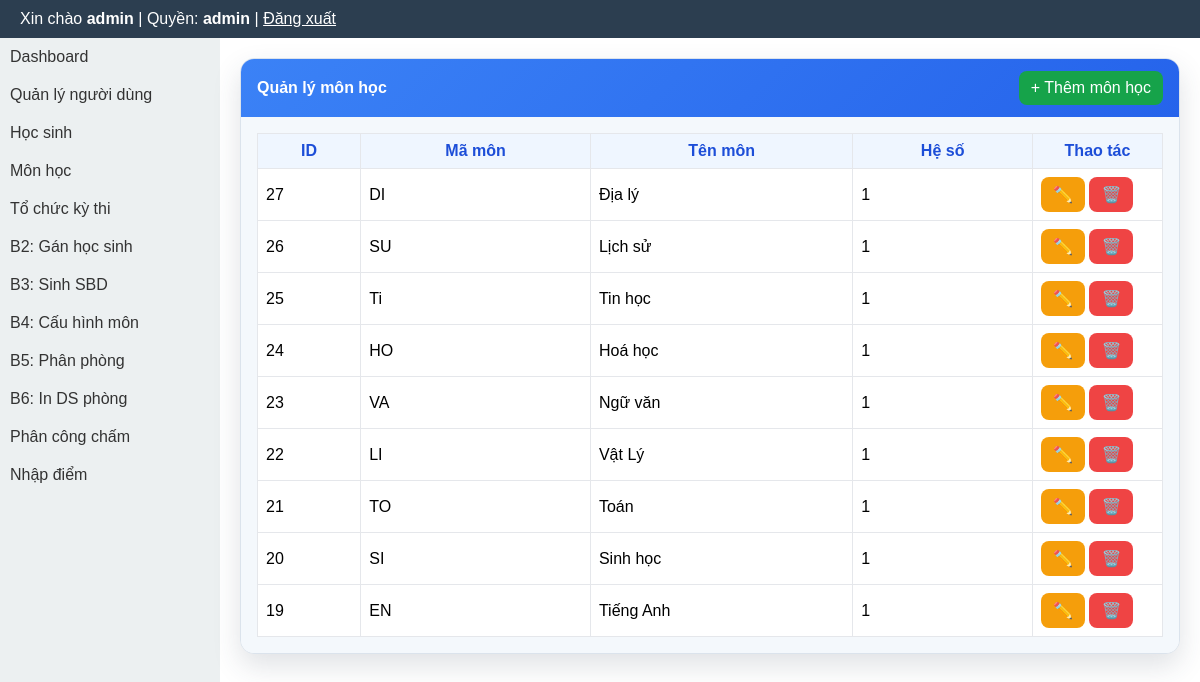
Page /modules/subjects/index.php (signed in) on the committed database.
### tables this page shows
CREATE TABLE subjects (
  id INTEGER PRIMARY KEY AUTOINCREMENT,
  ma_mon TEXT UNIQUE,
  ten_mon TEXT,
  he_so REAL
);

### layout/header.php (called while the page is built, shortened)
<?php
require_once BASE_PATH . '/templates/header.php';

### core/auth.php (called while the page is built, shortened)
<?php
function normalize_role(?string $role): string {
    $normalized = strtolower(trim((string) $role));
    return match ($normalized) {
        'score_entry', 'score-input', 'score_input', 'nhapdiem', 'nhap_diem' => 'scorer',
        'exam_manager', 'quanlythi', 'exam-manager' => 'organizer',
        default => $normalized,
    };
}
function current_user_role(): string {
    $sessionRole = $_SESSION['role'] ?? null;
    if (is_string($sessionRole) && trim($sessionRole) !== '') {
        return normalize_role($sessionRole);
    }
    $userRole = $_SESSION['user']['role'] ?? null;
    return normalize_role(is_string($userRole) ? $userRole : '');
}

### layout/sidebar.php (called while the page is built, shortened)
<?php
require_once BASE_PATH . '/templates/sidebar.php';

### layout/footer.php (called while the page is built, shortened)
<?php
require_once BASE_PATH . '/templates/footer.php';

### modules/subjects/index.php (the view, shortened to what this page needs)
<?php
require_once BASE_PATH . '/core/auth.php';
require_once BASE_PATH . '/core/db.php';
$stmt = $pdo->query('SELECT id, ma_mon, ten_mon, he_so FROM subjects ORDER BY id DESC');
$subjects = $stmt->fetchAll(PDO::FETCH_ASSOC);
require_once BASE_PATH . '/layout/header.php';
?>
<div class="subjects-layout">
    <?php require_once BASE_PATH . '/layout/sidebar.php'; ?>
    <div class="subjects-main">
        <div class="panel">
            <div class="panel-head">
                <strong>Quản lý môn học</strong>
                <a class="btn btn-success" href="<?= BASE_URL ?>/modules/subjects/create.php">+ Thêm môn học</a>
            </div>
            <div class="panel-body">
                <table>
                    <thead>
                        <tr>
                            <th>ID</th>
                            <th>Mã môn</th>
                            <th>Tên môn</th>
                            <th>Hệ số</th>
                            <th style="width:130px;">Thao tác</th>
                        </tr>
                    </thead>
                    <tbody>
                        <?php if (empty($subjects)): ?>
                            <tr><td colspan="5" style="text-align:center;">Chưa có môn học.</td></tr>
                        <?php else: ?>
                            <?php foreach ($subjects as $subject): ?>
                                <tr>
                                    <td><?= (int) $subject['id'] ?></td>
                                    <td><?= htmlspecialchars($subject['ma_mon'], ENT_QUOTES, 'UTF-8') ?></td>
                                    <td><?= htmlspecialchars($subject['ten_mon'], ENT_QUOTES, 'UTF-8') ?></td>
                                    <td><?= htmlspecialchars((string) $subject['he_so'], ENT_QUOTES, 'UTF-8') ?></td>
                                    <td>
                                        <a class="btn btn-warning" href="<?= BASE_URL ?>/modules/subjects/edit.php?id=<?= (int) $subject['id'] ?>" title="Sửa">✏️</a>
                                        <a class="btn btn-danger" href="<?= BASE_URL ?>/modules/subjects/delete.php?id=<?= (int) $subject['id'] ?>" title="Xóa">🗑️</a>
                                    </td>
                                </tr>
                            <?php endforeach; ?>
                        <?php endif; ?>
                    </tbody>
                </table>
            </div>
        </div>
    </div>
</div>
<?php require_once BASE_PATH . '/layout/footer.php'; ?>

### templates/header.php (shortened to what this page needs)
<?php
require_once BASE_PATH . '/core/auth.php';
$role = function_exists('current_user_role') ? current_user_role() : strtolower(trim((string) ($_SESSION['role'] ?? $_SESSION['user']['role'] ?? '')));
$role = $role ?? (function_exists('current_user_role') ? current_user_role() : '');
?>
<!DOCTYPE html>
<html lang="vi">
<head>
</head>
<body>
<div class="header">
    Xin chào <b><?= $_SESSION['user']['username'] ?></b>
    | Quyền: <b><?= htmlspecialchars((string) $role, ENT_QUOTES, 'UTF-8') ?></b>
    | <a href="<?= BASE_URL ?>/logout.php" style="color:#fff">Đăng xuất</a>
</div>

### templates/sidebar.php
<div class="sidebar">
<ul>
<?php $role = function_exists('current_user_role') ? current_user_role() : strtolower(trim((string) ($_SESSION['role'] ?? $_SESSION['user']['role'] ?? ''))); ?>
<li><a href="<?= BASE_URL ?>/index.php">Dashboard</a></li>
<?php if ($role === 'admin'): ?>
    <li><a href="<?= BASE_URL ?>/modules/users/">Quản lý người dùng</a></li>
    <li><a href="<?= BASE_URL ?>/modules/students/">Học sinh</a></li>
    <li><a href="<?= BASE_URL ?>/modules/subjects/">Môn học</a></li>
<?php endif; ?>
<?php if (in_array($role, ['admin', 'organizer'], true)): ?>
    <li><a href="<?= BASE_URL ?>/modules/exams/">Tổ chức kỳ thi</a></li>
    <li><a href="<?= BASE_URL ?>/modules/exams/assign_students.php">B2: Gán học sinh</a></li>
    <li><a href="<?= BASE_URL ?>/modules/exams/generate_sbd.php">B3: Sinh SBD</a></li>
    <li><a href="<?= BASE_URL ?>/modules/exams/configure_subjects.php">B4: Cấu hình môn</a></li>
    <li><a href="<?= BASE_URL ?>/modules/exams/distribute_rooms.php">B5: Phân phòng</a></li>
    <li><a href="<?= BASE_URL ?>/modules/exams/print_rooms.php">B6: In DS phòng</a></li>
    <li><a href="<?= BASE_URL ?>/modules/exams/scoring_assignment.php">Phân công chấm</a></li>
<?php endif; ?>
<?php if (in_array($role, ['admin', 'organizer', 'scorer'], true)): ?>
    <li><a href="<?= BASE_URL ?>/modules/exams/scoring.php">Nhập điểm</a></li>
<?php endif; ?>
</ul>
</div>

### templates/footer.php
</body>
</html>

### templates/header.php (style rules this page uses)
* { box-sizing: border-box; }
body { margin:0; font-family: Arial; }
.header { background:#2c3e50; color:#fff; padding:10px 20px; }
.sidebar { width:220px; min-width:220px; background:#ecf0f1; min-height: calc(100vh - 44px); flex: 0 0 220px; }
.sidebar ul { list-style:none; padding:0; margin:0; }
.sidebar li { padding:10px; }
.sidebar li a { text-decoration:none; color:#333; display:block; }

### modules/subjects/index.php (style rules this page uses)
.subjects-layout { display:flex; align-items:stretch; width:100%; min-height:calc(100vh - 44px); }
.subjects-layout > .sidebar { flex:0 0 220px; width:220px; min-width:220px; }
.subjects-main { flex:1 1 auto; min-width:0; padding:20px; }
.panel { background:#fff; border:1px solid #dbe3ec; border-radius:14px; box-shadow:0 12px 28px rgba(44,62,80,.15); overflow:hidden; }
.panel-head { background:linear-gradient(135deg,#3b82f6,#2563eb); color:#fff; padding:12px 16px; display:flex; justify-content:space-between; align-items:center; }
.panel-body { background:#f4f8fc; padding:16px; }
.btn { display:inline-block; text-decoration:none; padding:8px 12px; border-radius:8px; color:#fff; border:none; cursor:pointer; }
.btn-success { background:#16a34a; }
.btn-warning { background:#f59e0b; }
.btn-danger { background:#ef4444; }
table { width:100%; border-collapse:collapse; background:#fff; }
th, td { border:1px solid #e5e7eb; padding:8px; }
th { background:#eff6ff; color:#1d4ed8; }

### rows in the picture
subjects: id "27", ma_mon "DI", ten_mon "Địa lý", he_so "1"
subjects: id "26", ma_mon "SU", ten_mon "Lịch sử", he_so "1"
subjects: id "25", ma_mon "Ti", ten_mon "Tin học", he_so "1"
subjects: id "24", ma_mon "HO", ten_mon "Hoá học", he_so "1"
subjects: id "23", ma_mon "VA", ten_mon "Ngữ văn", he_so "1"
subjects: id "22", ma_mon "LI", ten_mon "Vật Lý", he_so "1"
subjects: id "21", ma_mon "TO", ten_mon "Toán", he_so "1"
subjects: id "20", ma_mon "SI", ten_mon "Sinh học", he_so "1"
subjects: id "19", ma_mon "EN", ten_mon "Tiếng Anh", he_so "1"

### other values in the picture
$_SESSION['user']['username'] "admin"
$role "admin"
